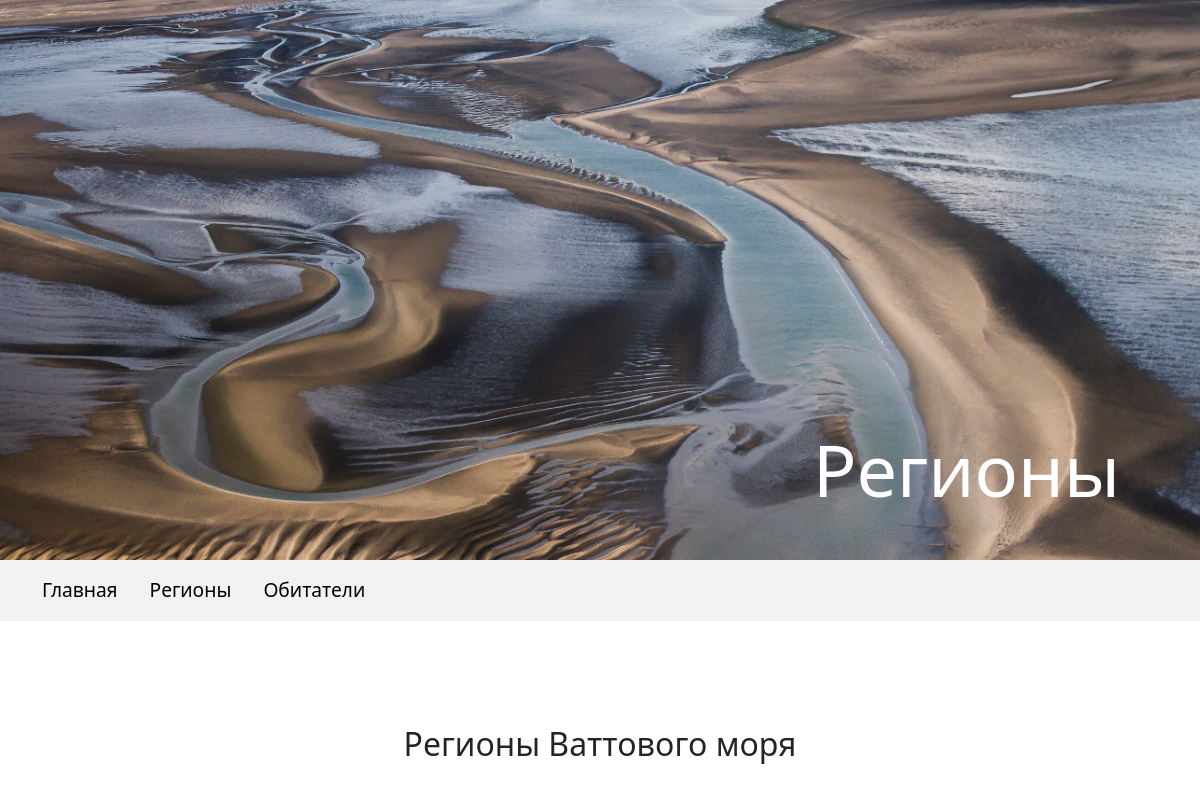
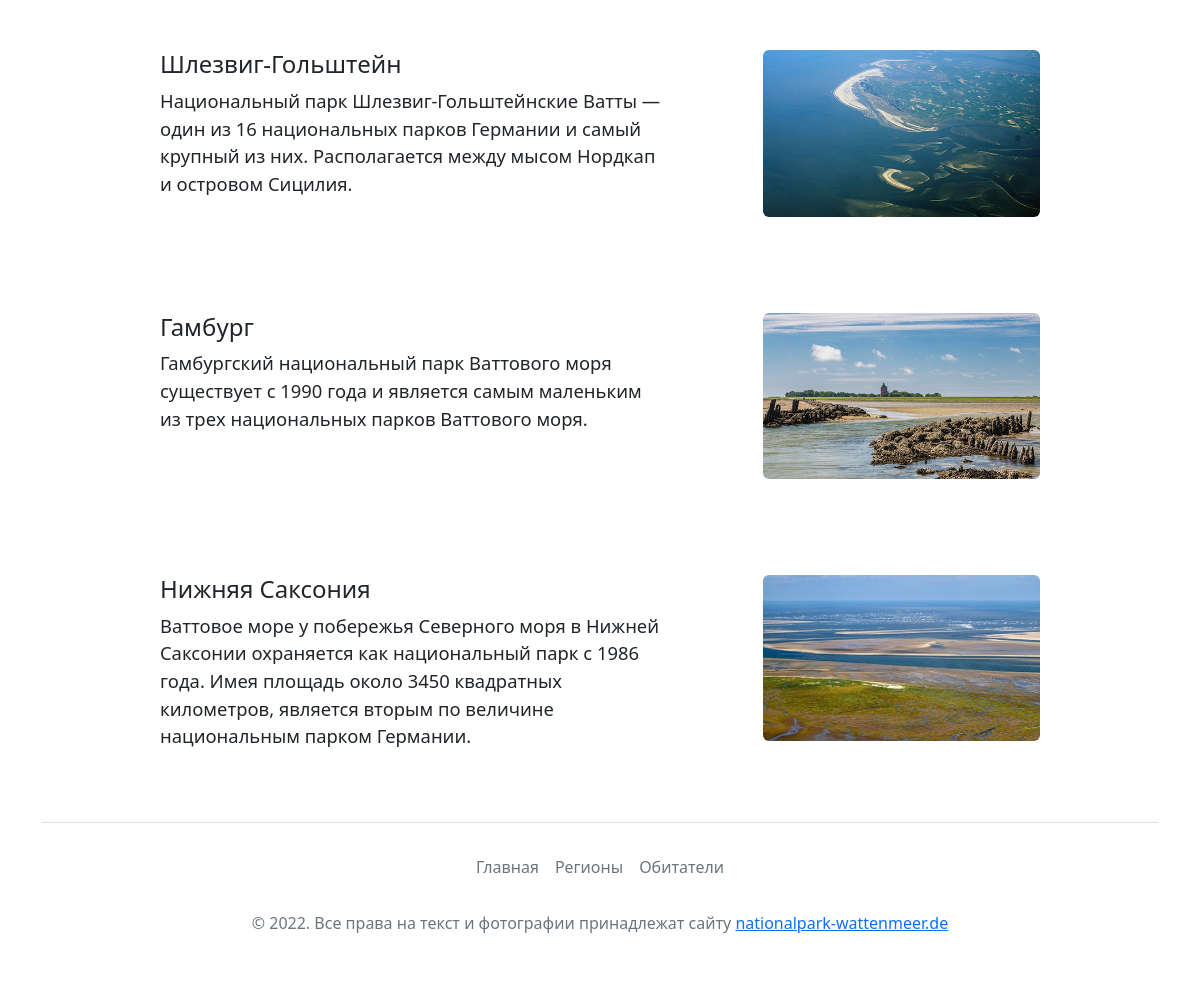
The app's page /regions/ with its own data (2 pictures, top to bottom).
### waddensea/models.py (models this page shows, shortened)
class Region(models.Model):
    name = models.CharField(
        max_length=50,
        verbose_name='Регион'
    )
    short_desc = models.TextField(
        'Краткое описание'
    )
    desc = models.TextField(
        'Полное описание'
    )
    image = models.ImageField(
        upload_to=entity_image_path
    )
    slug = models.SlugField(
        max_length=255,
        unique=True,
        db_index=True,
        verbose_name='URL'
    )
    def get_absolute_url(self):
        return reverse('region', kwargs = {'slug': self.slug})

### waddensea/views.py (the view)
# urls.py: path('regions/', views.regions_list, name='regions'),
def regions_list(request):
    regions = Region.objects.all()
    return render(request, 'waddensea/regions.html', {'regions': regions})

### waddensea/templates/waddensea/regions.html (shortened to what this page needs)
{% extends "waddensea/base.html" %}
{% block header %}
    <header class="ws-header regions-bg d-flex justify-content-end align-items-end">
      <div class="header-title text-white">
        <h1 class="display-2">Регионы</h1>
      </div>
    </header>
{% endblock %}
{% block content %}
    <main class="container cards-container">
      <h2 class="mb-5 text-center">Регионы Ваттового моря</h2>
      <div class="catalogue-cards m-auto">
        {% for r in regions %}
        <div class="card border-0 mx-md-5">
          <a href="{{ r.get_absolute_url }}">
            <div class="row p-md-5 p-4">
              <div class="col-md-8">
                <div class="card-body">
                  <h4 class="card-title">{{ r.name }}</h4>
                  <p class="card-text d-md-block d-none">{{ r.short_desc }}</p>
                </div>
              </div>
              <div class="col-md-4">
                <img src="{{ r.image.url }}" class="img-fluid rounded" alt="Регион {{ r.name }}">
              </div>
            </div>
          </a>
        </div>
        {% endfor %}
      </div>
    </main>
{% endblock %}

### waddensea/static/css/base.css (style rules this page uses)
.ws-header { background-repeat: no-repeat; background-position: 80% 80%; background-size: cover; height: 50vh; }
@media (min-width: 768px) { .ws-header { background-position: 50% 80%; height: 70vh; } }
.ws-header.regions-bg { background-image: url(../images/regions_header.jpg); }
.header-title { padding: 0 5rem 2.5rem 3rem; }
main p, main ol li, main ul li { font-size: 1.2rem; }
.cards-container .card-body { padding: 0 4.5rem 0 0; }
.cards-container .card-text { font-size: 1.15rem; }
.cards-container a { color: inherit; text-decoration: none; }
.catalogue-cards { max-width: 1072px; }

### records on screen
Region: name "Шлезвиг-Гольштейн", short_desc "Национальный парк Шлезвиг-Гольштейнские Ватты — один из 16 национальных парков Германии и самый крупный из них. Располагается между мысом Нордкап и островом Сицилия.", image (picture)
Region: name "Гамбург", short_desc "Гамбургский национальный парк Ваттового моря существует с 1990 года и является самым маленьким из трех национальных парков Ваттового моря.", image (picture)
Region: name "Нижняя Саксония", short_desc "Ваттовое море у побережья Северного моря в Нижней Саксонии охраняется как национальный парк с 1986 года. Имея площадь около 3450 квадратных километров, является вторым по величине национальным парком Германии.", image (picture)
